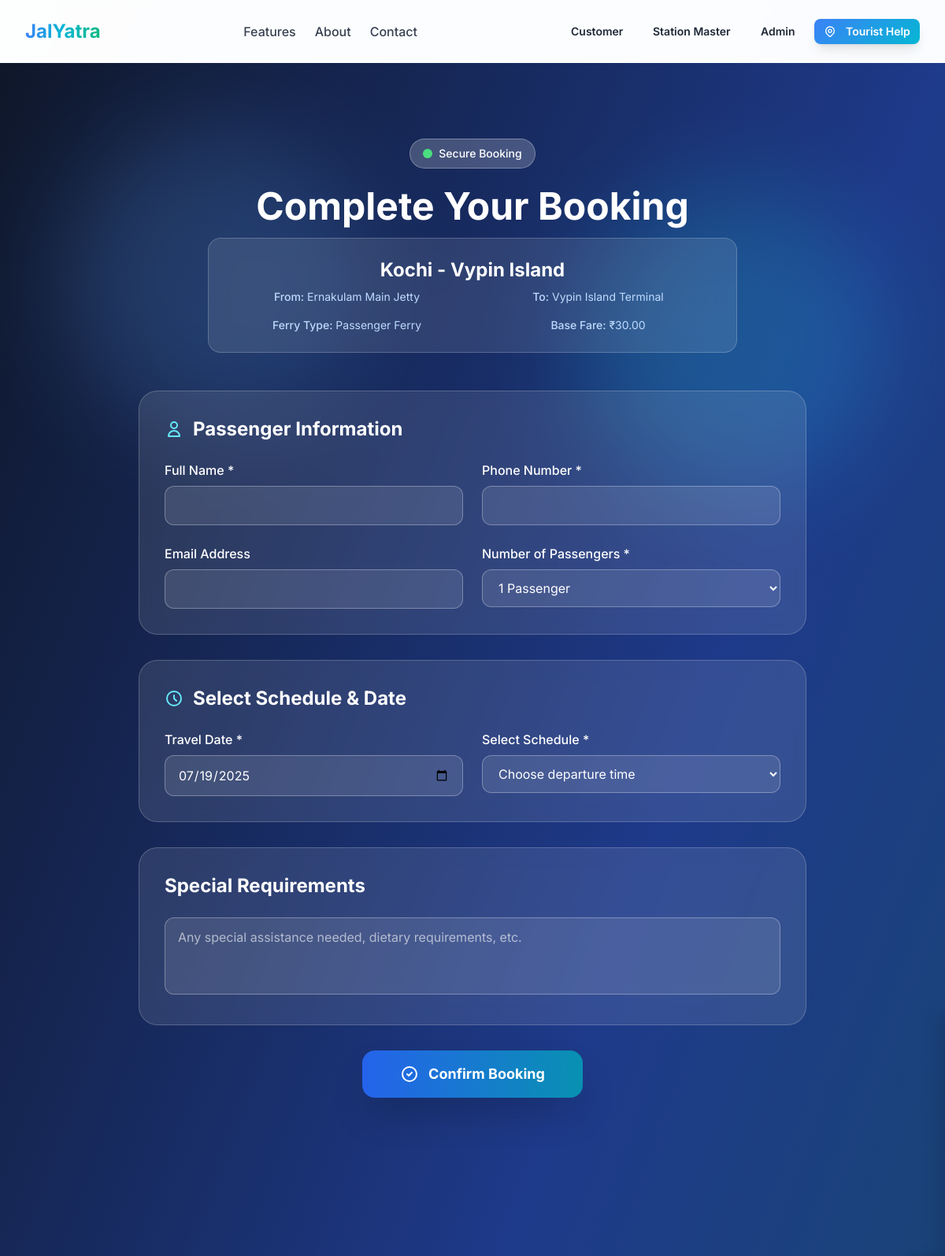
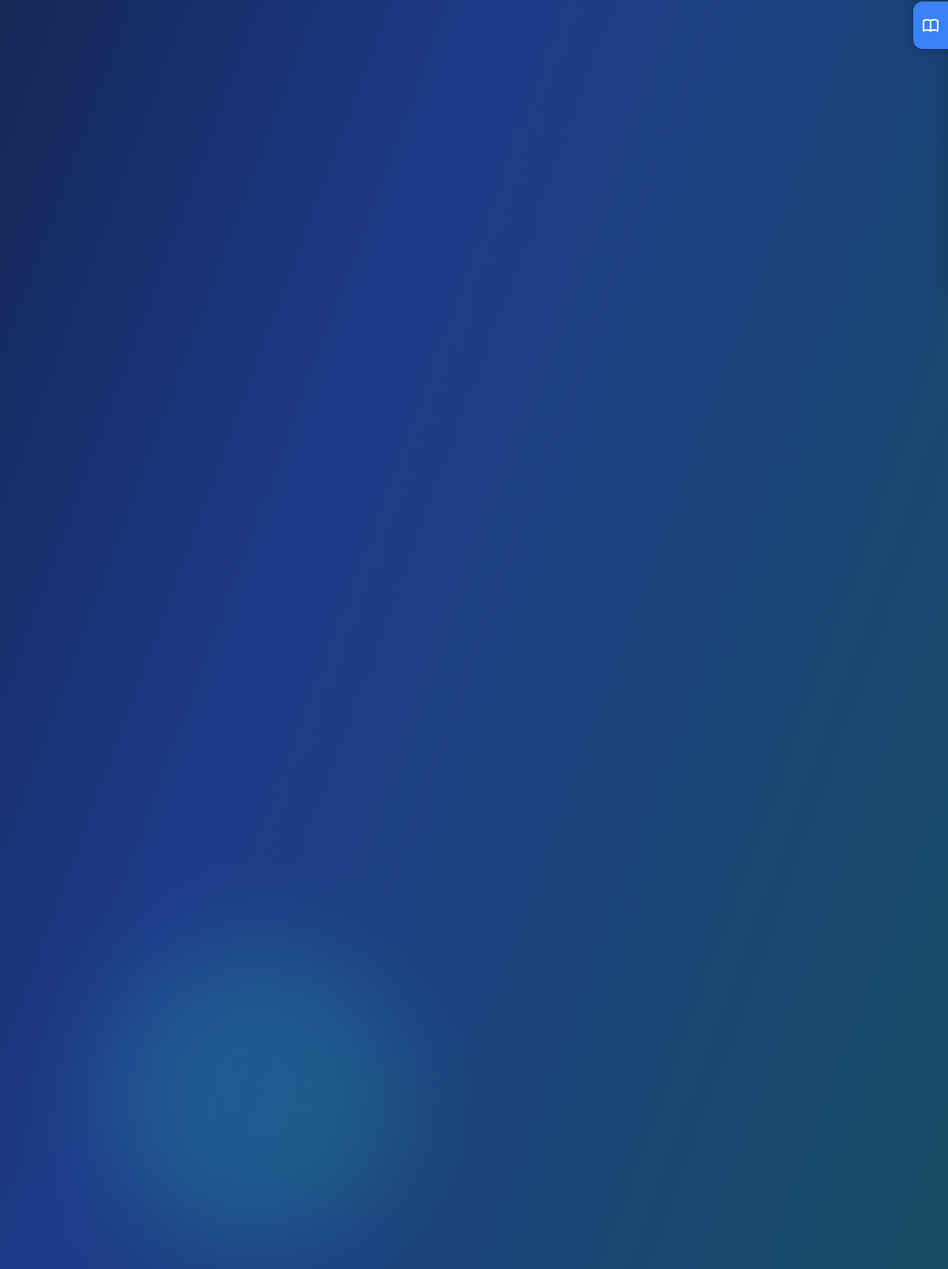
Screenshot of /book-ticket/2/ with the database file from the repository (2 pictures, top to bottom).
### home/models.py (models this page shows, shortened)
class Route(models.Model):
    name = models.CharField(max_length=100)
    code = models.CharField(max_length=20, unique=True)  # e.g., 'EKM-ALPY-01'
    origin_station = models.ForeignKey(FerryStation, on_delete=models.CASCADE, related_name='origin_routes')
    destination_station = models.ForeignKey(FerryStation, on_delete=models.CASCADE, related_name='destination_routes')
    distance_km = models.DecimalField(max_digits=6, decimal_places=2)
    base_fare = models.DecimalField(max_digits=8, decimal_places=2)
    is_active = models.BooleanField(default=True)
    supported_ferry_types = models.ManyToManyField(FerryType, related_name='available_routes')

class FerryStation(models.Model):
    name = models.CharField(max_length=100)
    code = models.CharField(max_length=10, unique=True)  # e.g., 'KC01', 'AL02'
    district = models.ForeignKey(District, on_delete=models.CASCADE, related_name='stations')
    is_active = models.BooleanField(default=True)
    class Meta:
        ordering = ['district', 'name']

class FerryType(models.Model):
    FERRY_TYPE_CHOICES = [
        ('PASSENGER', 'Passenger Ferry'),
        ('RORO', 'RoRo Ferry'),
        ('VEGA', 'Vega Boat'),
    ]
    name = models.CharField(max_length=20, choices=FERRY_TYPE_CHOICES, unique=True)
    display_name = models.CharField(max_length=50)
    description = models.TextField(blank=True)
    base_price_multiplier = models.DecimalField(max_digits=4, decimal_places=2, default=1.0)
    features = models.TextField(blank=True)  # JSON field for features like "AC, Premium seats"

class RoutePrice(models.Model):
    route = models.ForeignKey(Route, on_delete=models.CASCADE, related_name='prices')
    ferry_type = models.ForeignKey(FerryType, on_delete=models.CASCADE, related_name='route_prices')
    price = models.DecimalField(max_digits=8, decimal_places=2)
    is_active = models.BooleanField(default=True)
    class Meta:
        unique_together = ['route', 'ferry_type']

### home/views.py (the view)
# urls.py: path('book-ticket/<int:route_id>/', views.book_ticket, name='book_ticket'),
def book_ticket(request, route_id):
    route = get_object_or_404(Route, id=route_id, is_active=True)
    ferry_type_name = request.GET.get('ferry_type', 'PASSENGER')
    ferry_type = get_object_or_404(FerryType, name=ferry_type_name.upper())
    try:
        route_price = RoutePrice.objects.get(route=route, ferry_type=ferry_type, is_active=True)
        price = route_price.price
    except RoutePrice.DoesNotExist:
        price = route.get_fare_for_ferry_type(ferry_type)
    schedules = FerrySchedule.objects.filter(
        route=route,
        ferry__ferry_type=ferry_type,
        is_active=True
    ).select_related('ferry').order_by('departure_time')
    context = {
        'route': route,
        'ferry_type': ferry_type,
        'price': price,
        'schedules': schedules,
        'is_roro': ferry_type.name == 'RORO'
    }
    return render(request, 'book_ticket.html', context)

### templates/book_ticket.html (shortened to what this page needs)
{% extends 'base.html' %}
{% block content %}
<div class="min-h-screen bg-gradient-to-br from-slate-900 via-blue-900 to-cyan-900 relative overflow-hidden">
    <div class="absolute inset-0 opacity-20">
        <div class="absolute top-20 left-20 w-96 h-96 bg-blue-400 rounded-full mix-blend-multiply filter blur-3xl animate-pulse"></div>
        <div class="absolute top-40 right-20 w-96 h-96 bg-cyan-400 rounded-full mix-blend-multiply filter blur-3xl animate-pulse delay-1000"></div>
        <div class="absolute bottom-40 left-32 w-96 h-96 bg-teal-400 rounded-full mix-blend-multiply filter blur-3xl animate-pulse delay-2000"></div>
    </div>
    <div class="relative z-10 max-w-4xl mx-auto px-6 py-24">
        <div class="text-center mb-12">
            <div class="inline-flex items-center px-4 py-2 rounded-full bg-white/20 backdrop-blur-sm border border-white/30 text-white text-sm font-medium mb-6">
                <span class="w-3 h-3 bg-green-400 rounded-full mr-2 animate-pulse"></span>
                Secure Booking
            </div>
            <h1 class="text-4xl md:text-5xl font-bold text-white mb-4">
                Complete Your Booking
            </h1>
            <div class="bg-white/10 backdrop-blur-md border border-white/20 rounded-2xl p-6 max-w-2xl mx-auto">
                <h2 class="text-2xl font-bold text-white mb-2">{{ route.name }}</h2>
                <div class="grid grid-cols-2 gap-4 text-sm text-blue-200">
                    <div>
                        <span class="font-medium">From:</span> {{ route.origin_station.name }}
                    </div>
                    <div>
                        <span class="font-medium">To:</span> {{ route.destination_station.name }}
                    </div>
                    <div>
                        <span class="font-medium">Ferry Type:</span> {{ ferry_type.display_name }}
                    </div>
                    <div>
                        <span class="font-medium">Base Fare:</span> ₹{{ price }}
                    </div>
                </div>
            </div>
        </div>
        <form method="POST" action="{% url 'process_booking' %}" class="space-y-8">
            <div class="bg-white/10 backdrop-blur-md border border-white/20 rounded-3xl p-8">
                <h3 class="text-2xl font-bold text-white mb-6 flex items-center">
                    <svg class="w-6 h-6 mr-3 text-cyan-300" fill="none" stroke="currentColor" viewBox="0 0 24 24">
                        <path stroke-linecap="round" stroke-linejoin="round" stroke-width="2" d="M16 7a4 4 0 11-8 0 4 4 0 018 0zM12 14a7 7 0 00-7 7h14a7 7 0 00-7-7z"></path>
                    </svg>
                    Passenger Information
                </h3>
                <div class="grid md:grid-cols-2 gap-6">
                    <div>
                        <label class="block text-white font-medium mb-2">Full Name *</label>
                        <input type="text" name="passenger_name" required
                               class="w-full px-4 py-3 bg-white/10 border border-white/30 rounded-xl text-white placeholder-white/60 focus:border-cyan-400 focus:ring-2 focus:ring-cyan-400/30 transition-all">
                    </div>
                    <div>
                        <label class="block text-white font-medium mb-2">Phone Number *</label>
                        <input type="tel" name="passenger_phone" required pattern="[+]?[0-9]+"
                               class="w-full px-4 py-3 bg-white/10 border border-white/30 rounded-xl text-white placeholder-white/60 focus:border-cyan-400 focus:ring-2 focus:ring-cyan-400/30 transition-all">
                    </div>
                    <div>
                        <label class="block text-white font-medium mb-2">Email Address</label>
                        <input type="email" name="passenger_email"
                               class="w-full px-4 py-3 bg-white/10 border border-white/30 rounded-xl text-white placeholder-white/60 focus:border-cyan-400 focus:ring-2 focus:ring-cyan-400/30 transition-all">
                    </div>
                    <div>
                        <label class="block text-white font-medium mb-2">Number of Passengers *</label>
                        <select name="passenger_count" required
                                class="w-full px-4 py-3 bg-white/10 border border-white/30 rounded-xl text-white focus:border-cyan-400 focus:ring-2 focus:ring-cyan-400/30 transition-all">
                            <option value="1">1 Passenger</option>
                        </select>
                    </div>
                </div>
            </div>
            <div class="bg-white/10 backdrop-blur-md border border-white/20 rounded-3xl p-8">
                <h3 class="text-2xl font-bold text-white mb-6 flex items-center">
                    <svg class="w-6 h-6 mr-3 text-cyan-300" fill="none" stroke="currentColor" viewBox="0 0 24 24">
                        <path stroke-linecap="round" stroke-linejoin="round" stroke-width="2" d="M12 8v4l3 3m6-3a9 9 0 11-18 0 9 9 0 0118 0z"></path>
                    </svg>
                    Select Schedule & Date
                </h3>
                <div class="grid md:grid-cols-2 gap-6">
                    <div>
                        <label class="block text-white font-medium mb-2">Travel Date *</label>
                        <input type="date" name="booking_date" required min="{{ today|date:'Y-m-d' }}"
                               class="w-full px-4 py-3 bg-white/10 border border-white/30 rounded-xl text-white focus:border-cyan-400 focus:ring-2 focus:ring-cyan-400/30 transition-all">
                    </div>
                    <div>
                        <label class="block text-white font-medium mb-2">Select Schedule *</label>
                        <select name="schedule_id" required
                                class="w-full px-4 py-3 bg-white/10 border border-white/30 rounded-xl text-white focus:border-cyan-400 focus:ring-2 focus:ring-cyan-400/30 transition-all">
                            <option value="">Choose departure time</option>
                        </select>
                    </div>
                </div>
            </div>
            <div class="bg-white/10 backdrop-blur-md border border-white/20 rounded-3xl p-8">
                <h3 class="text-2xl font-bold text-white mb-6">Special Requirements</h3>
                <textarea name="special_requirements" rows="3" placeholder="Any special assistance needed, dietary requirements, etc."
                          class="w-full px-4 py-3 bg-white/10 border border-white/30 rounded-xl text-white placeholder-white/60 focus:border-cyan-400 focus:ring-2 focus:ring-cyan-400/30 transition-all resize-none"></textarea>
            </div>
            <div class="text-center">
                <button type="submit"
                        class="inline-flex items-center px-12 py-4 bg-gradient-to-r from-blue-600 to-cyan-600 hover:from-blue-700 hover:to-cyan-700 text-white text-lg font-bold rounded-2xl shadow-2xl hover:shadow-cyan-500/25 transform hover:-translate-y-1 transition-all duration-300">
                    <svg class="w-6 h-6 mr-3" fill="none" stroke="currentColor" viewBox="0 0 24 24">
                        <path stroke-linecap="round" stroke-linejoin="round" stroke-width="2" d="M9 12l2 2 4-4m6 2a9 9 0 11-18 0 9 9 0 0118 0z"></path>
                    </svg>
                    Confirm Booking
                </button>
            </div>
        </form>
    </div>
</div>
{% endblock %}

### templates/base.html (style rules this page uses)
:root { --base-font-size: 16px; }
body { font-size: var(--base-font-size); }
* { font-family: 'Inter', sans-serif; scroll-behavior: smooth; }
:root { --primary-blue: #3b82f6; --primary-cyan: #06b6d4; --primary-teal: #10b981; --accent-orange: #f97316; --accent-purple: #8b5cf6; --success-green: #22c55e; --warning-yellow: #eab308; --error-red: #ef4444; --neutral-gray: #6b7280; }

### rows the page displays
Route: name "Kochi - Vypin Island", origin_station.name "Ernakulam Main Jetty", destination_station.name "Vypin Island Terminal"
FerryType: display_name "Passenger Ferry"
RoutePrice: price "30.00"
